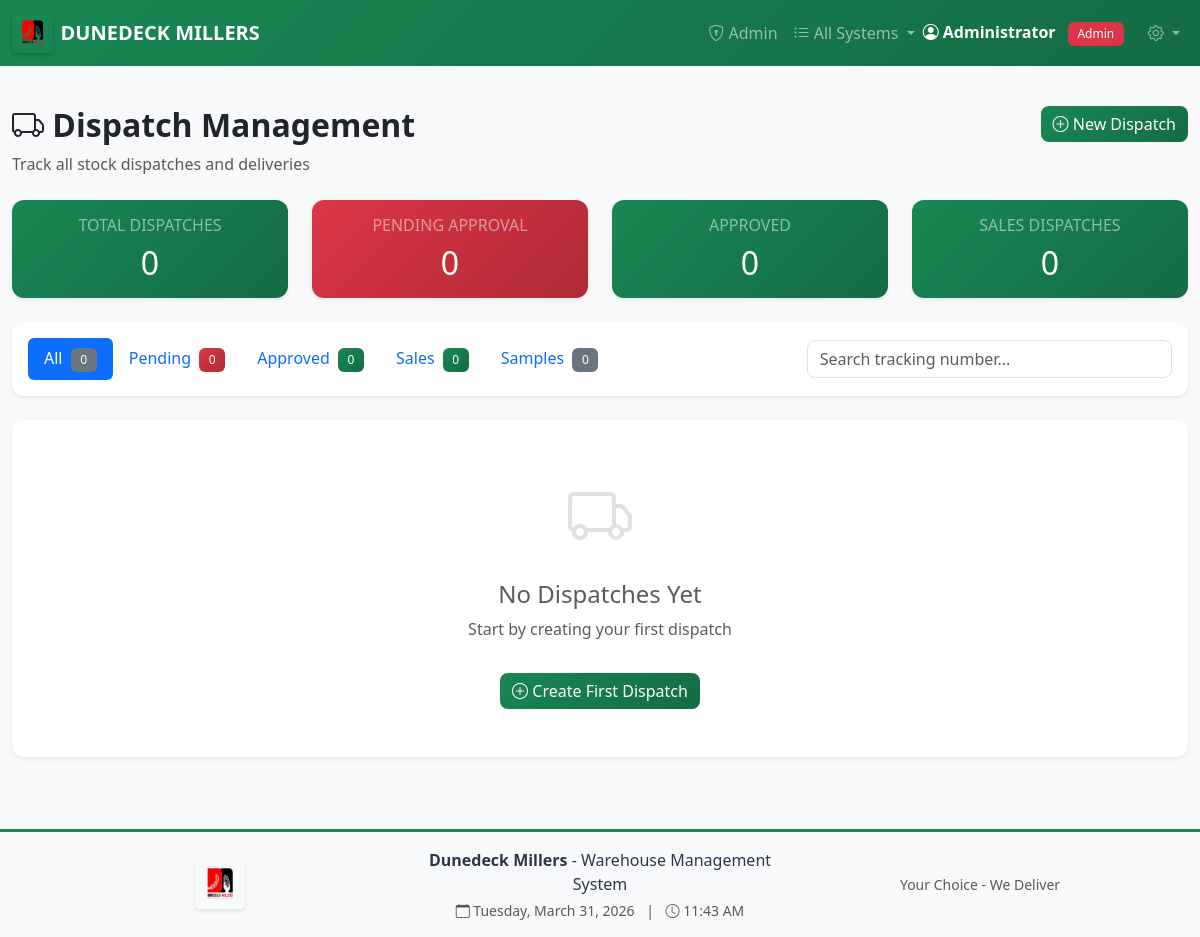
/dispatches (signed in), run on an earlier commit of the app's database.
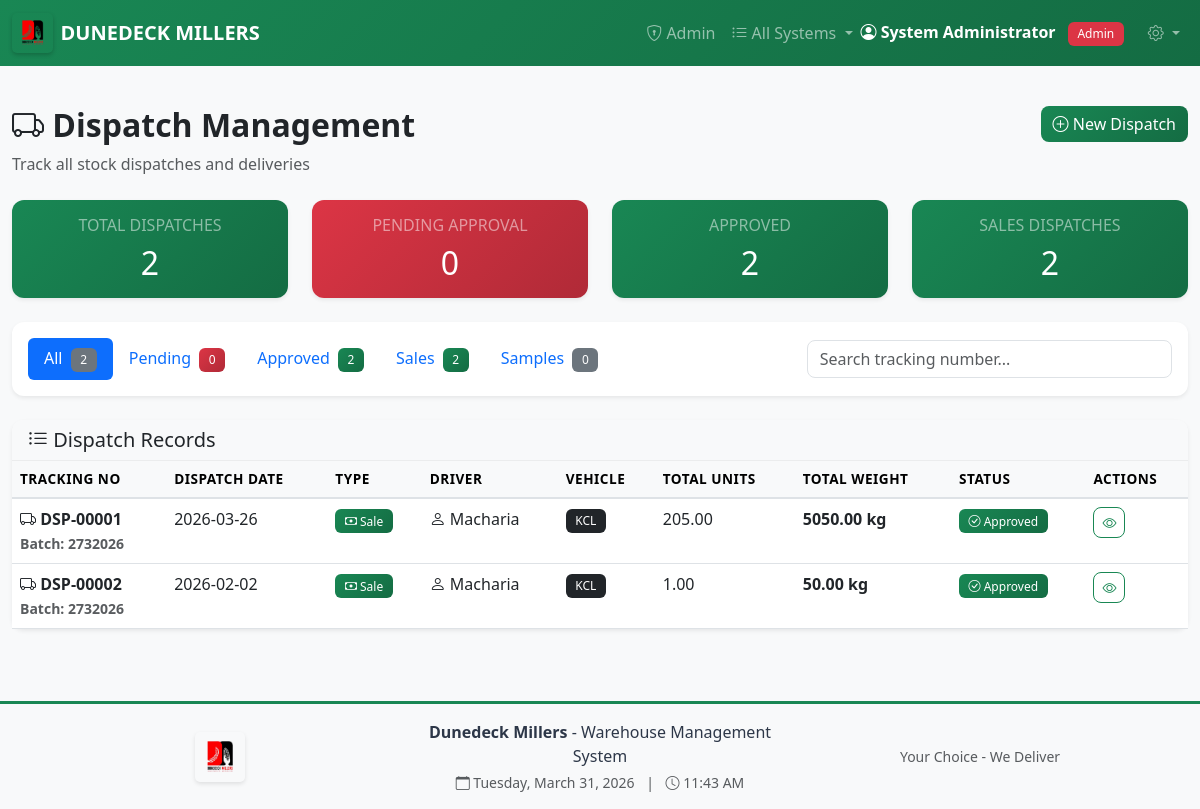
And on a later commit of the database.
### app.py (models this page shows, shortened)
class User(UserMixin, db.Model):
    id = db.Column(db.Integer, primary_key=True)
    username = db.Column(db.String(80), unique=True, nullable=False)
    name = db.Column(db.String(120), nullable=False)
    password_hash = db.Column(db.String(200), nullable=False)
    role = db.Column(db.String(20), nullable=False)  # worker, manager, director, admin
    is_blocked = db.Column(db.Boolean, default=False)
    must_change_password = db.Column(db.Boolean, default=True)
    created_at = db.Column(db.DateTime, default=datetime.utcnow)
    last_login = db.Column(db.DateTime)
    sheets = db.relationship('IntakeSheet', foreign_keys='IntakeSheet.worker_id', backref='worker', lazy=True)
    authorized_sheets = db.relationship('IntakeSheet', foreign_keys='IntakeSheet.authorized_by_id', backref='authorized_by', lazy=True)

class Dispatch(db.Model):
    id = db.Column(db.Integer, primary_key=True)
    tracking_number = db.Column(db.String(100), unique=True, nullable=False)
    batch_number = db.Column(db.String(100))
    dispatch_date = db.Column(db.Date, nullable=False, default=date.today)
    dispatch_type = db.Column(db.String(20), default='sale')
    driver_name = db.Column(db.String(200))
    driver_phone = db.Column(db.String(20))
    vehicle_registration = db.Column(db.String(50))
    status = db.Column(db.String(20), default='pending')
    authorized_by_id = db.Column(db.Integer, db.ForeignKey('user.id'))
    authorized_by = db.relationship('User', foreign_keys=[authorized_by_id], backref='authorized_dispatches')
    authorization_date = db.Column(db.Date)
    reason = db.Column(db.String(300))
    total_units = db.Column(db.Float, default=0)
    total_weight_kg = db.Column(db.Float, default=0)
    created_by_id = db.Column(db.Integer, db.ForeignKey('user.id'), nullable=False)
    created_by = db.relationship('User', foreign_keys=[created_by_id], backref='created_dispatches')
    created_at = db.Column(db.DateTime, default=datetime.utcnow)
    items = db.relationship('DispatchItem', backref='dispatch', lazy=True, cascade='all, delete-orphan')
    requisition_id = db.Column(db.Integer, db.ForeignKey('internal_requisition.id'))
    requisition = db.relationship('InternalRequisition', foreign_keys=[requisition_id], backref='dispatch')

### app.py (the view)
@app.route('/dispatches')
@login_required
def dispatches_list():
    if current_user.role == 'worker':
        dispatches = Dispatch.query.join(InternalRequisition).filter(
            InternalRequisition.requested_by_id == current_user.id
        ).order_by(Dispatch.dispatch_date.desc()).all()
    else:
        dispatches = Dispatch.query.order_by(Dispatch.dispatch_date.desc()).all()
    return render_template('dispatches/list.html', dispatches=dispatches)

### app.py (called while the page is built)
@app.context_processor
def inject_now():
    return {'now': datetime.now}

@login_manager.user_loader
def load_user(user_id):
    return User.query.get(int(user_id))

### templates/dispatches/list.html (shortened to what the changed rows need)
{% extends "base.html" %}
{% block content %}
<div class="row mb-4 no-print">
    <div class="col-md-8">
        <h2 class="fw-bold">
            <i class="bi bi-truck"></i> Dispatch Management
        </h2>
    </div>
</div>
<div class="row mb-4">
    <div class="col-md-3">
        <div class="card bg-primary text-white shadow-sm">
            <div class="card-body text-center">
                <h6 class="text-white-50">TOTAL DISPATCHES</h6>
                <h2 class="mb-0">{{ dispatches|length }}</h2>
            </div>
        </div>
    </div>
    <div class="col-md-3">
        <div class="card bg-warning text-white shadow-sm">
            <div class="card-body text-center">
                <h2 class="mb-0">{{ dispatches|selectattr('status', 'equalto', 'pending')|list|length }}</h2>
            </div>
        </div>
    </div>
    <div class="col-md-3">
        <div class="card bg-success text-white shadow-sm">
            <div class="card-body text-center">
                <h6 class="text-white-50">APPROVED</h6>
                <h2 class="mb-0">{{ dispatches|selectattr('status', 'equalto', 'approved')|list|length }}</h2>
            </div>
        </div>
    </div>
    <div class="col-md-3">
        <div class="card bg-info text-white shadow-sm">
            <div class="card-body text-center">
                <h6 class="text-white-50">SALES DISPATCHES</h6>
                <h2 class="mb-0">{{ dispatches|selectattr('dispatch_type', 'equalto', 'sale')|list|length }}</h2>
            </div>
        </div>
    </div>
</div>
<div class="card shadow-sm mb-4">
    <div class="card-body">
        <div class="row align-items-center">
            <div class="col-md-8">
                <ul class="nav nav-pills" id="statusTabs">
                    <li class="nav-item">
                        <a class="nav-link active" href="#" onclick="filterByStatus('all')">
                            All <span class="badge bg-secondary ms-1">{{ dispatches|length }}</span>
                        </a>
                    </li>
                    <li class="nav-item">
                        <a class="nav-link" href="#" onclick="filterByStatus('approved')">
                            Approved <span class="badge bg-success ms-1">{{ dispatches|selectattr('status', 'equalto', 'approved')|list|length }}</span>
                        </a>
                    </li>
                    <li class="nav-item">
                        <a class="nav-link" href="#" onclick="filterByStatus('sale')">
                            Sales <span class="badge bg-info ms-1">{{ dispatches|selectattr('dispatch_type', 'equalto', 'sale')|list|length }}</span>
                        </a>
                    </li>
                </ul>
            </div>
        </div>
    </div>
</div>
{% if dispatches %}
<div class="card shadow-sm">
    <div class="card-header bg-light">
        <h5 class="mb-0"><i class="bi bi-list-ul"></i> Dispatch Records</h5>
    </div>
    <div class="card-body p-0">
        <div class="table-responsive">
            <table class="table table-hover mb-0" id="dispatchesTable">
                <thead class="table-light">
                    <tr>
                        <th>Tracking No</th>
                        <th>Dispatch Date</th>
                        <th>Type</th>
                        <th>Driver</th>
                        <th>Vehicle</th>
                        <th>Total Units</th>
                        <th>Total Weight</th>
                        <th>Status</th>
                        <th class="no-print">Actions</th>
                    </tr>
                </thead>
                <tbody>
                    {% for dispatch in dispatches %}
                    <tr class="dispatch-row" data-status="{{ dispatch.status }}" data-type="{{ dispatch.dispatch_type }}">
                        <td class="fw-bold">
                            <i class="bi bi-truck"></i> {{ dispatch.tracking_number }}
                            {% if dispatch.batch_number %}
                            <br><small class="text-muted">Batch: {{ dispatch.batch_number }}</small>
                            {% endif %}
                        </td>
                        <td>{{ dispatch.dispatch_date.strftime('%Y-%m-%d') }}</td>
                        <td>
                            {% if dispatch.dispatch_type == 'sale' %}
                            <span class="badge bg-success">
                                <i class="bi bi-cash"></i> Sale
                            </span>
                            {% else %}
                            <span class="badge bg-secondary">
                                <i class="bi bi-gift"></i> Sample
                            </span>
                            {% endif %}
                        </td>
                        <td>
                            {% if dispatch.driver_name %}
                            <i class="bi bi-person"></i> {{ dispatch.driver_name }}
                            {% else %}
                            <span class="text-muted">N/A</span>
                            {% endif %}
                        </td>
                        <td>
                            {% if dispatch.vehicle_registration %}
                            <span class="badge bg-dark">{{ dispatch.vehicle_registration }}</span>
                            {% else %}
                            <span class="text-muted">N/A</span>
                            {% endif %}
                        </td>
                        <td>{{ "%.2f"|format(dispatch.total_units) }}</td>
                        <td class="fw-bold">{{ "%.2f"|format(dispatch.total_weight_kg) }} kg</td>
                        <td>
                            {% if dispatch.status == 'pending' %}
                            <span class="badge bg-warning">
                                <i class="bi bi-clock"></i> Pending
                            </span>
                            {% elif dispatch.status == 'approved' %}
                            <span class="badge bg-success">
                                <i class="bi bi-check-circle"></i> Approved
                            </span>
                            {% elif dispatch.status == 'rejected' %}
                            <span class="badge bg-danger">
                                <i class="bi bi-x-circle"></i> Rejected
                            </span>
                            {% elif dispatch.status == 'completed' %}
                            <span class="badge bg-info">
                                <i class="bi bi-box-seam"></i> Completed
                            </span>
                            {% endif %}
                        </td>
                        <td class="no-print">
                            <div class="btn-group btn-group-sm">
                                <a href="{{ url_for('view_dispatch', dispatch_id=dispatch.id) }}"
                                   class="btn btn-outline-primary" title="View Details">
                                    <i class="bi bi-eye"></i>
                                </a>
                            </div>
                        </td>
                    </tr>
                    {% endfor %}
                </tbody>
            </table>
        </div>
    </div>
</div>
{% else %}
<div class="card shadow-sm">
    <div class="card-body text-center py-5">
        <i class="bi bi-truck" style="font-size: 4rem; color: #dee2e6;"></i>
        <h4 class="mt-3 text-muted">No Dispatches Yet</h4>
        <p class="text-muted">Start by creating your first dispatch</p>
        {% if current_user.role in ['manager', 'admin'] %}
        <a href="{{ url_for('create_dispatch') }}" class="btn btn-primary mt-3">
            <i class="bi bi-plus-circle"></i> Create First Dispatch
        </a>
        {% endif %}
    </div>
</div>
{% endif %}
{% endblock %}

### templates/base.html (shortened to what the changed rows need)
<!DOCTYPE html>
<html lang="en">
<head>
    <link href="https://cdn.jsdelivr.net/npm/bootstrap@5.3.0/dist/css/bootstrap.min.css" rel="stylesheet">
    <link rel="stylesheet" href="https://cdn.jsdelivr.net/npm/bootstrap-icons@1.10.0/font/bootstrap-icons.css">
    <link rel="stylesheet" href="{{ url_for('static', filename='css/style.css') }}">
</head>
<body>
{% if current_user.is_authenticated %}
<nav class="navbar navbar-expand-lg navbar-dark bg-primary navbar-fixed">
    <div class="container-fluid">
        <a class="navbar-brand d-flex align-items-center" href="{{ url_for('dashboard') }}">
            <img src="{{ url_for('static', filename='images/logo.jpeg') }}"
                 alt="Dunedeck Millers"
                 height="40"
                 class="me-2"
                 style="border-radius: 5px;">
            <span class="fw-bold">DUNEDECK MILLERS</span>
        </a>
        <div class="collapse navbar-collapse" id="navbarNav">
            <ul class="navbar-nav ms-auto align-items-center">
                {% if current_user.role == 'worker' %}
                <li class="nav-item">
                    <a class="nav-link" href="{{ url_for('worker_dashboard') }}">
                        <i class="bi bi-speedometer2"></i> Dashboard
                    </a>
                </li>
                <li class="nav-item dropdown">
                    <a class="nav-link dropdown-toggle" href="#" role="button" data-bs-toggle="dropdown">
                        <i class="bi bi-box-seam"></i> Operations
                    </a>
                    <ul class="dropdown-menu">
                        <li><a class="dropdown-item" href="{{ url_for('requisitions_list') }}">
                            <i class="bi bi-clipboard-check"></i> My Requisitions
                        </a></li>
                        <li><a class="dropdown-item" href="{{ url_for('create_requisition') }}">
                            <i class="bi bi-plus-circle"></i> New Requisition
                        </a></li>
                        <li><hr class="dropdown-divider"></li>
                        <li><a class="dropdown-item" href="{{ url_for('invoices_list') }}">
                            <i class="bi bi-receipt"></i> My Invoices
                        </a></li>
                        <li><a class="dropdown-item" href="{{ url_for('create_invoice') }}">
                            <i class="bi bi-plus-circle"></i> New Invoice
                        </a></li>
                        <li><a class="dropdown-item" href="{{ url_for('customers_list') }}">
                            <i class="bi bi-folder2-open"></i> Customer Folders
                        </a></li>
                    </ul>
                </li>
                <li class="nav-item">
                    <a class="nav-link" href="{{ url_for('packaging_list') }}">
                        <i class="bi bi-box"></i> Packaging
                    </a>
                </li>
                {% elif current_user.role == 'admin' %}
                <li class="nav-item">
                    <a class="nav-link" href="{{ url_for('admin_dashboard') }}">
                        <i class="bi bi-shield-lock"></i> Admin
                    </a>
                </li>
                <li class="nav-item dropdown">
                    <a class="nav-link dropdown-toggle" href="#" role="button" data-bs-toggle="dropdown">
                        <i class="bi bi-list-ul"></i> All Systems
                    </a>
                </li>
                {% endif %}
                <li class="nav-item">
                    <span class="navbar-text text-white me-3">
                        <i class="bi bi-person-circle"></i>
                        <strong>{{ current_user.name }}</strong>
                        <span class="badge role-{{ current_user.role }} ms-2">{{ current_user.role|title }}</span>
                    </span>
                </li>
                <li class="nav-item dropdown">
                    <a class="nav-link dropdown-toggle" href="#" role="button" data-bs-toggle="dropdown">
                        <i class="bi bi-gear"></i>
                    </a>
                </li>
            </ul>
        </div>
    </div>
</nav>
{% endif %}
    <main class="container-fluid py-4">
        {% block content %}{% endblock %}
    </main>
</body>
</html>

What changed in the data, as far as the page shows it:
changed User "Admin": name "Administrator" → "System Administrator"
added Dispatch: tracking_number "DSP-00001", batch_number "2732026", dispatch_date "2026-03-26", dispatch_type "sale" (drawn), driver_name "Macharia", vehicle_registration "KCL", total_units "205.00", total_weight_kg "5050.00", status "approved" (drawn)
added Dispatch: tracking_number "DSP-00002", batch_number "2732026", dispatch_date "2026-02-02", dispatch_type "sale" (drawn), driver_name "Macharia", vehicle_registration "KCL", total_units "1.00", total_weight_kg "50.00", status "approved" (drawn)
Also different on the page:
{{ dispatches|length }}: "0" → "2"
{{ dispatches|selectattr('status', 'equalto', 'approved')|list|length }}: "0" → "2"
{{ dispatches|selectattr('dispatch_type', 'equalto', 'sale')|list|length }}: "0" → "2"
text no longer shown: "No Dispatches Yet Start by creating your first dispatch Create First Dispatch"
text now shown: "Dispatch Records TRACKING NO DISPATCH DATE TYPE DRIVER VEHICLE TOTAL UNITS TOTAL WEIGHT STATUS ACTIONS"
